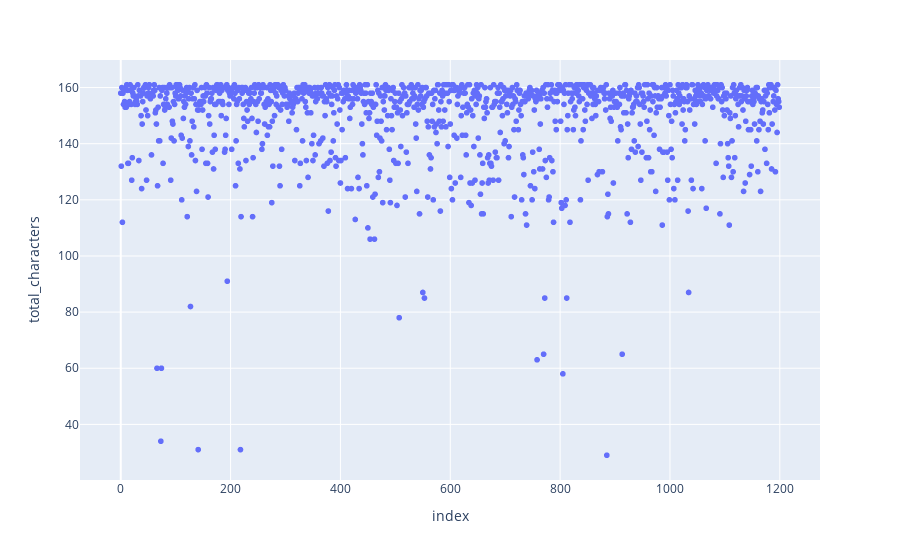

The cell this chart's notebook holds for it:
### Code cell
fig = px.scatter(desc_dist, y="total_characters", x="index",)
fig.show()

### Figure 1 — Plotly figure (JSON) as saved in the notebook; plotly's stock layout.template omitted (floating-point values rounded to 4 significant figures; data arrays with more than 128 entries replaced by an {"elided": "..."} marker saying what was removed)
{"data": [{"hovertemplate": "index=%{x}<br>total_characters=%{y}<extra></extra>", "legendgroup": "", "marker": {"color": "#636efa", "symbol": "circle"}, "mode": "markers", "name": "", "showlegend": false, "type": "scattergl", "x": {"elided": "1200 int values"}, "xaxis": "x", "y": {"elided": "1200 int values"}, "yaxis": "y"}], "layout": {"legend": {"tracegroupgap": 0}, "margin": {"t": 60}, "xaxis": {"anchor": "y", "domain": [0, 1], "title": {"text": "index"}}, "yaxis": {"anchor": "x", "domain": [0, 1], "title": {"text": "total_characters"}}}}
